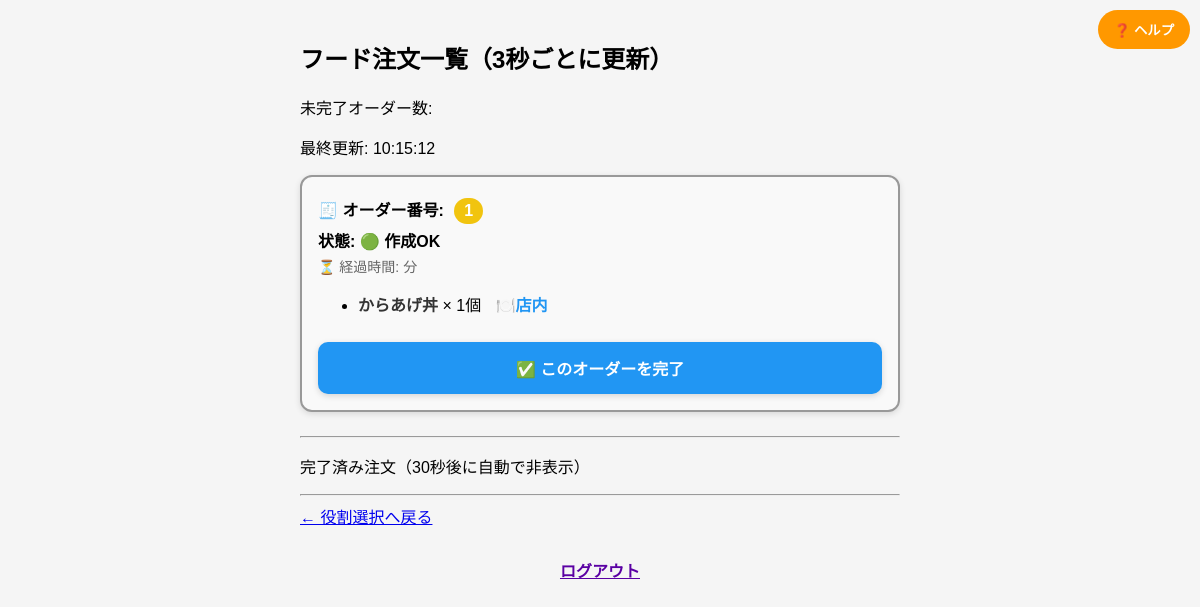
/food/kitchen/, run on an earlier commit of the app's database.
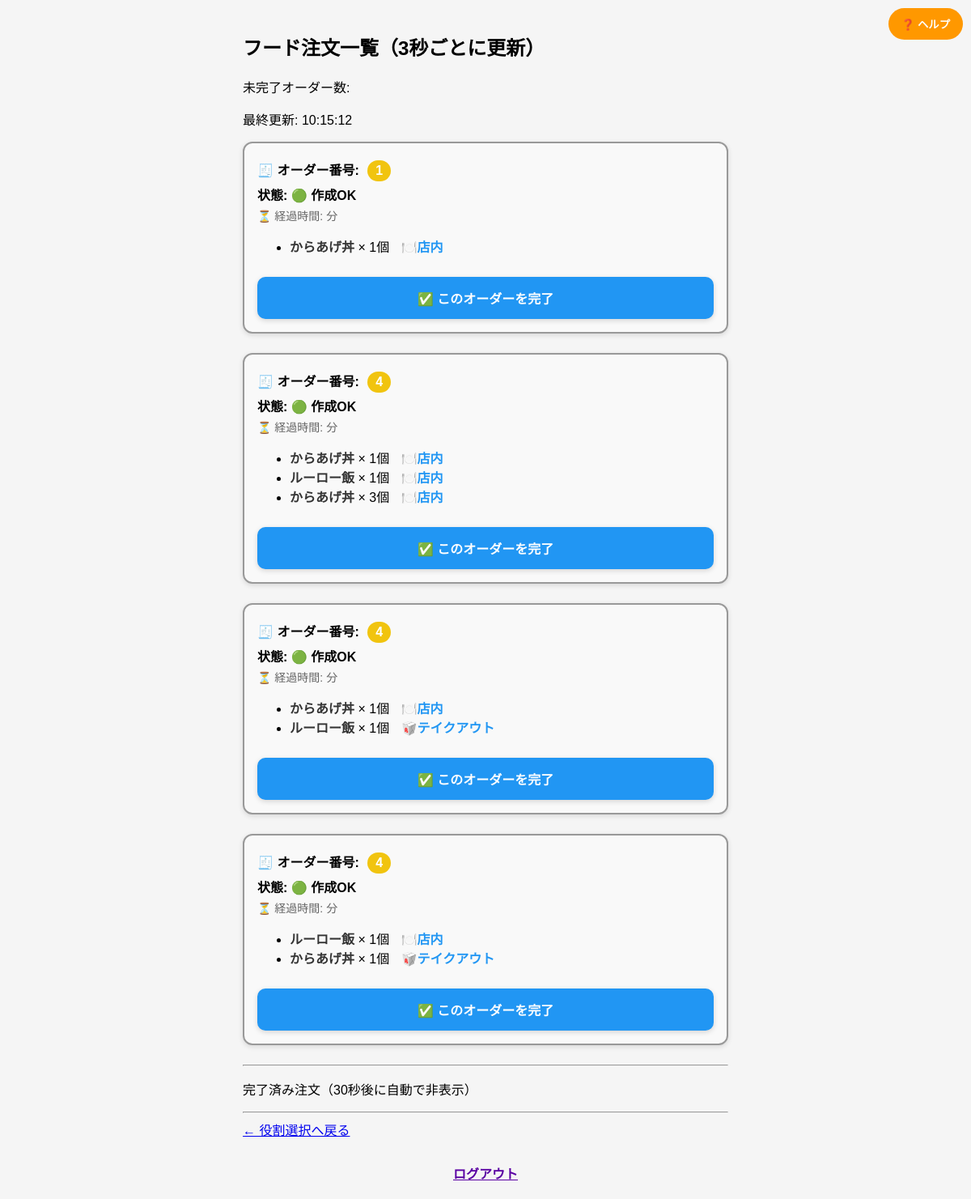
And on a later commit of the database.
### food/models.py (models this page shows, shortened)
class FoodOrder(models.Model):
    menu = models.CharField(
        max_length=20,
        verbose_name="メニュー名",
        help_text="注文されたフードのメニュー名（例：からあげ丼、ルーロー飯）"
    )
    quantity = models.PositiveIntegerField(
        default=1,
        verbose_name="数量",
        help_text="注文数量（1以上の整数）"
    )
    eat_in = models.BooleanField(
        default=True,
        verbose_name="店内飲食",
        help_text="True=店内飲食、False=テイクアウト"
    )
    clip_color = models.CharField(
        max_length=10,
        verbose_name="クリップ色",
        help_text="オーダー表のクリップの色（yellow, white等）"
    )
    clip_number = models.IntegerField(
        verbose_name="クリップ番号",
        help_text="オーダー表のクリップの番号（1-16等）"
    )
    group_id = models.CharField(
        max_length=50,
        verbose_name="グループID",
        help_text="同一注文グループを識別するID（複数商品の一括注文用）"
    )
    status = models.CharField(
        max_length=10,
        default='ok',
        verbose_name="注文状態",
        help_text="注文の現在の状態（ok=作成OK、stop=STOP中）"
    )
    is_completed = models.BooleanField(
        default=False,
        verbose_name="完了フラグ",
        help_text="注文が完了したかどうかのフラグ"
    )
    timestamp = models.DateTimeField(
        auto_now_add=True,
        verbose_name="受注時刻",
        help_text="注文を受けた時刻（自動設定）"
    )
    completed_at = models.DateTimeField(
        null=True,
        blank=True,
        verbose_name="完了時刻",
        help_text="注文が完了した時刻（完了時に設定）"
    )
    note = models.TextField(
        blank=True,
        default="",
        verbose_name="備考",
        help_text="注文に関する特記事項や要望"
    )
    class Meta:
        verbose_name = "フード注文"           # 管理画面での単数表示名
        verbose_name_plural = "フード注文"    # 管理画面での複数表示名
        ordering = ['-timestamp']            # デフォルトの並び順（新しい順）

### food/views.py (the view)
# urls.py: path('kitchen/', views.food_kitchen, name='food_kitchen'),
def food_kitchen(request):
    now = timezone.now()
    grouped_orders = defaultdict(list)
    all_orders = FoodOrder.objects.all().order_by('timestamp')
    for order in all_orders:
        grouped_orders[order.group_id].append(order)
    active_orders = {}
    completed_orders = {}
    for group_id, orders in grouped_orders.items():
        if all(o.is_completed for o in orders):
            latest = max((o.completed_at for o in orders if o.completed_at), default=None)
            if latest and now - latest <= timezone.timedelta(seconds=30):
                completed_orders[group_id] = orders
        else:
            active_orders[group_id] = orders
    context = {
        'active_orders': active_orders,
        'completed_orders': completed_orders,
        'now': now,
    }
    return render(request, 'food/food_kitchen.html', context)

### food/templates/food/food_kitchen.html (shortened to what this page needs)
{% load custom_filters %}
{% load static %}
<!DOCTYPE html>
<html lang="ja">
<head>
</head>
<body>
  <h2>フード注文一覧（3秒ごとに更新）</h2>
  <p>未完了オーダー数: {{ active_count }}</p>
  <p>最終更新: {{ now|time:"H:i:s" }}</p>
<button id="helpButton" onclick="openHelp()">❓ ヘルプ</button>
  {% for group_id, orders in active_orders.items %}
<div class="order-card">
<p class="clip-id">
  🧾 オーダー番号:
  <span class="clip-badge {% if orders.0.clip_color == 'yellow' %}yellow{% else %}white{% endif %}">
    {{ orders.0.clip_number }}
  </span>
</p>
  <p class="status-line">
    状態:
    {% if orders.0.status == 'ok' %}
      🟢 作成OK
    {% elif orders.0.status == 'stop' %}
      🔴 STOP中
      {% if orders.0.is_auto_stopped %}<span style="color: red;">（自動）</span>{% endif %}
    {% endif %}
  </p>
  <p class="elapsed-time">⏳ 経過時間: {{ orders.0.elapsed_minutes }}分</p>
<ul>
  {% for order in orders %}
    <li>
      <span class="item-label">{{ order.menu }}</span> × {{ order.quantity }}個
      <span style="margin-left: 10px; font-weight: bold; color: #2196F3;">
        {{ order.eat_in|yesno:'🍽️店内,🥡テイクアウト' }}
      </span>
    </li>
  {% endfor %}
</ul>
    {% if orders.0.status != 'stop' %}
<form method="post" action="/complete_group/{{ orders.0.group_id }}/" onsubmit="return showCompleteMessage();">
  <button type="submit" class="complete-button">✅ このオーダーを完了</button>
</form>
    {% else %}
      <p style="color: red; font-weight: bold; margin-top: 12px;">
        🔒 STOP中のため完了できません
      </p>
    {% endif %}
  </div>
{% endfor %}
  <hr>
  <p>完了済み注文（30秒後に自動で非表示）</p>
  <hr>
  <a href="/">← 役割選択へ戻る</a>
  <div class="logout-bottom">
    <a href="/logout/" style="font-weight: bold; color: #5a00a3;">ログアウト</a>
  </div>
</body>
</html>

### food/templates/food/food_kitchen.html (style rules this page uses)
body { font-family: sans-serif; padding: 20px; max-width: 600px; margin: auto; background-color: #f5f5f5; }
.order-card { background: #f9f9f9; border: 2px solid #999; border-radius: 12px; margin-bottom: 24px; padding: 16px; box-shadow: 0 2px 6px rgba(0, 0, 0, 0.12); }
.order-card p { margin: 4px 0; }
.status-line { font-weight: bold; margin-top: 4px; }
.elapsed-time { color: #666; font-size: 14px; }
.complete-button { margin-top: 10px; padding: 14px; font-size: 16px; font-weight: bold; width: 100%; border-radius: 10px; background-color: #2196F3; color: white; border: none; cursor: pointer; box-shadow: 0 2px 6px rgba(0, 0, 0, 0.15); transition: background-color 0.2s ease, transform 0.1s ease; }
.clip-id { font-weight: bold; margin-bottom: 8px; }
.clip-badge { display: inline-block; padding: 4px 10px; border-radius: 20px; color: white; font-weight: bold; margin-left: 6px; }
.clip-badge.yellow { background-color: #f1c40f; }
.item-label { font-weight: bold; color: #333; }
.logout-bottom { text-align: center; margin-top: 30px; }
#helpButton { position: fixed; top: 10px; right: 10px; background: #ff9800; color: white; border: none; border-radius: 20px; padding: 10px 16px; font-weight: bold; cursor: pointer; z-index: 999; }

What changed in the data, as far as the page shows it:
added FoodOrder: clip_number "4", status "🟢 作成OK", menu "からあげ丼", quantity "1", eat_in "🍽️店内"
added FoodOrder: menu "ルーロー飯", quantity "1", eat_in "🍽️店内", shown under "4"
added FoodOrder: menu "からあげ丼", quantity "3", eat_in "🍽️店内", shown under "4"
added FoodOrder: clip_number "4", status "🟢 作成OK", menu "からあげ丼", quantity "1", eat_in "🍽️店内"
added FoodOrder: menu "ルーロー飯", quantity "1", eat_in "🥡テイクアウト", shown under "4"
added FoodOrder: clip_number "4", status "🟢 作成OK", menu "ルーロー飯", quantity "1", eat_in "🍽️店内"
added FoodOrder: menu "からあげ丼", quantity "1", eat_in "🥡テイクアウト", shown under "4"
